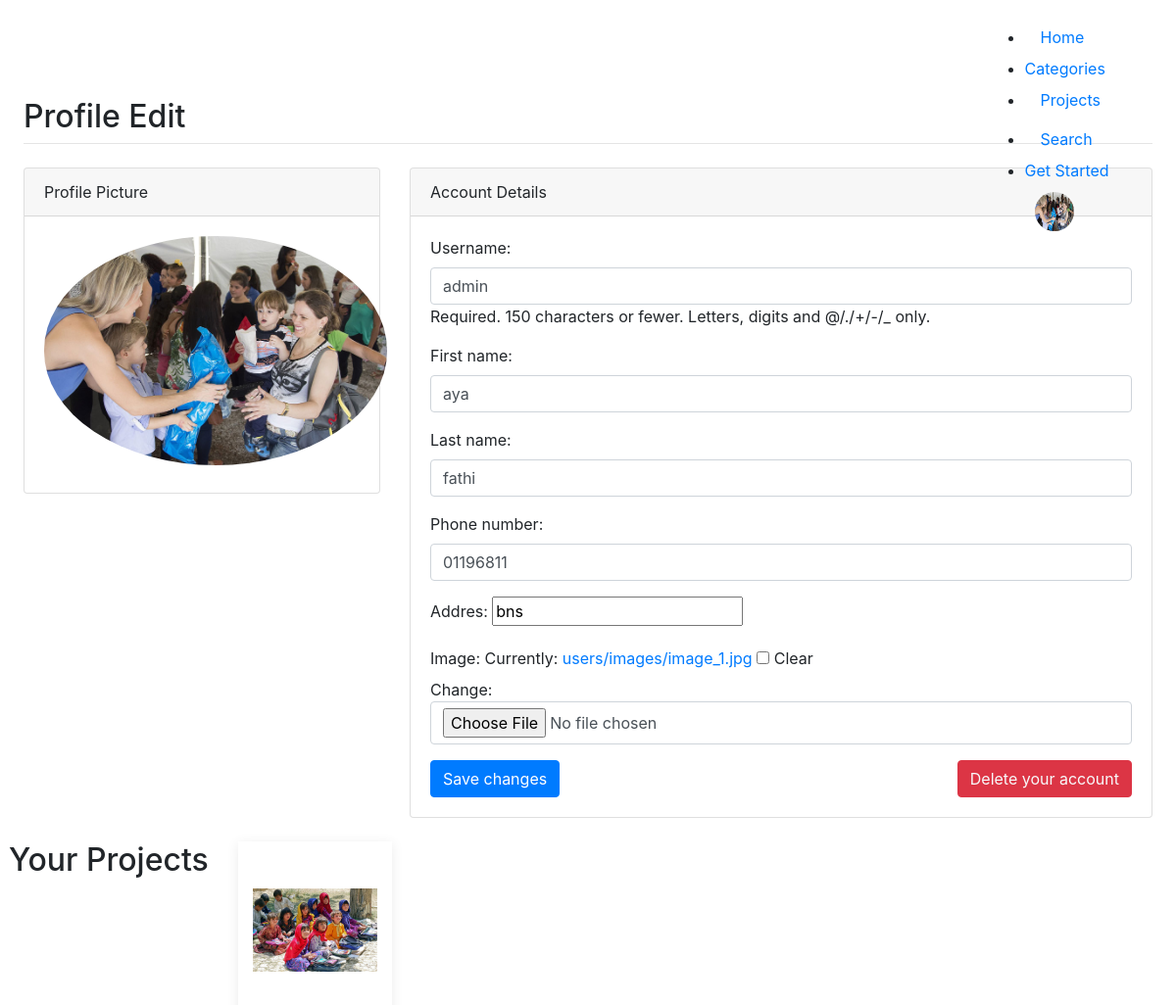
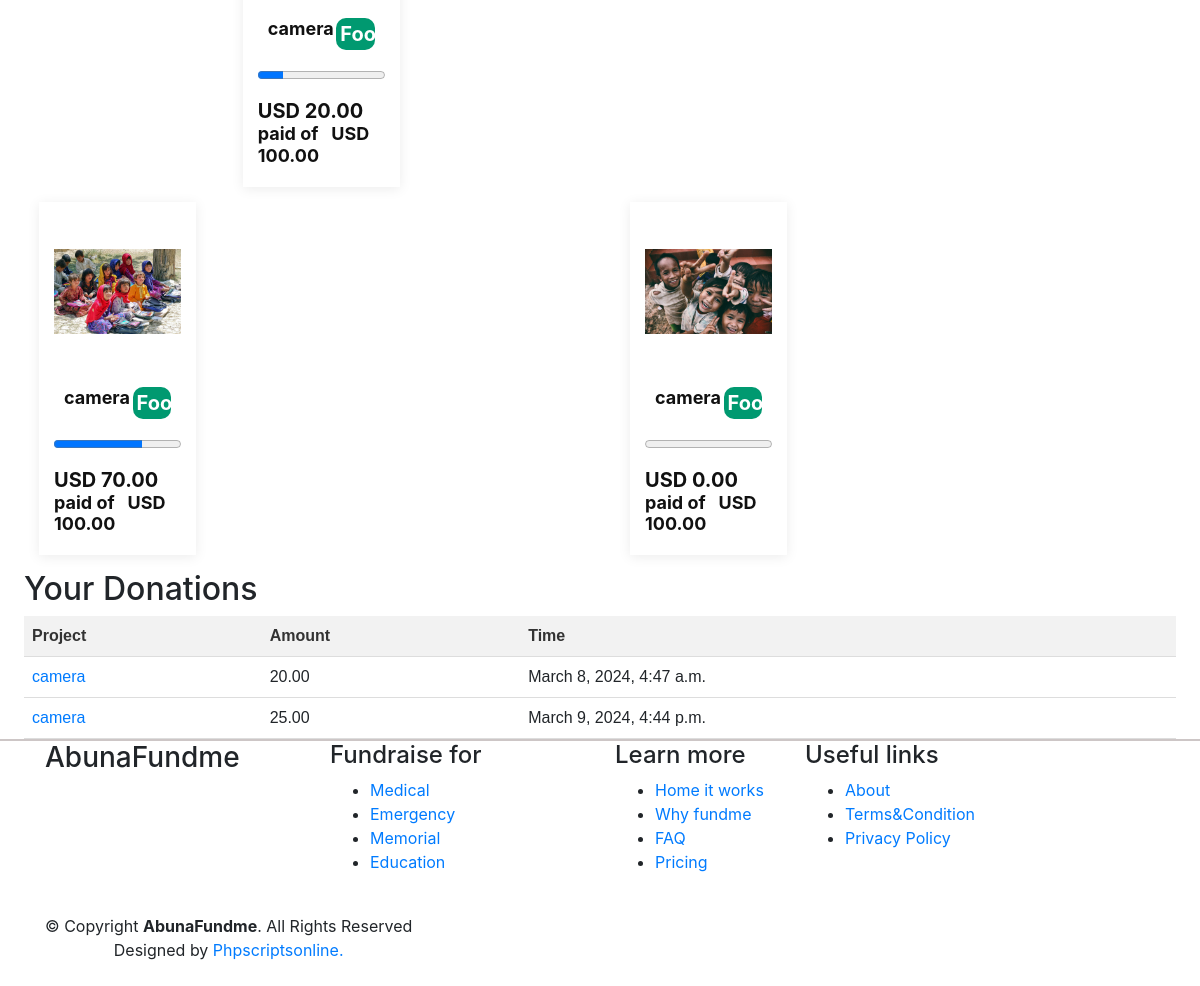
/accounts/profile/edit (signed in), run on the app's committed database (2 pictures, top to bottom).
### account/models.py (models this page shows, shortened)
class Profile(models.Model):
    user = models.OneToOneField(User , on_delete=models.CASCADE)
    phone_number = models.CharField(max_length=11,null=True , blank=True,
                                    validators=[
                                    RegexValidator(
                                    regex=r'^01\d{9}$',
                                    message='Phone number must start with 01 and be 9 digits long.',
                                    code='invalid_phone_number',
            ),
        ],)
    addres = models.CharField(max_length=50 , blank=True, null=True)
    image= models.ImageField(upload_to='users/images',blank=True,null=True)

### D_project/models.py (models this page shows, shortened)
class Project(models.Model):
    user = models.ForeignKey(get_user_model(), on_delete=models.CASCADE, default=1)
    name = models.CharField(max_length=50)
    category = models.ForeignKey(Category, on_delete=models.CASCADE, null=True)
    target = models.DecimalField(max_digits=10, decimal_places=2, default=100)
    current_amount = models.DecimalField(max_digits=10, decimal_places=2, default=0)
    tags = models.ManyToManyField(Tag, related_name="projects")
    description = models.TextField(default="lorem ipsum", max_length=800, null=True)
    start = models.DateTimeField(auto_now_add=True)
    end = models.DateTimeField()
    is_featured = models.BooleanField(default=False)
    average_rating = models.DecimalField(max_digits=3, decimal_places=2, default=0)
    def __str__(self):
        return self.name

class Image(models.Model):
    project=models.ForeignKey(Project,on_delete=models.CASCADE)
    image = models.FileField(upload_to='projects/images',blank=True,null=True)

class Category(models.Model):
    name = models.CharField(max_length = 50)
    image = models.ImageField(upload_to='categories/images',blank=True,null=True)
    def __str__(self):
        return self.name

class Donation(models.Model):
    donation = models.DecimalField(max_digits=10, decimal_places=2, default=0)
    project = models.ForeignKey(Project, on_delete=models.CASCADE)
    created_at = models.DateTimeField(auto_now_add=True)
    user = models.ForeignKey(User, on_delete=models.CASCADE,default=1)

### account/views.py (the view)
# urls.py: path('profile/edit',views.profile_edit , name='profile_edit'),
@login_required
def profile_edit(request):
    profile = Profile.objects.get(user=request.user)
    projects = Project.objects.filter(user=request.user)
    donations = Donation.objects.filter(user=request.user)
    if request.method == 'POST':
        userform = UserForm(request.POST , instance=request.user)
        profile_form = ProfileForm(request.POST ,request.FILES, instance=profile)
        if userform.is_valid() and profile_form.is_valid():
            userform.save()
            profile_form.save()
            return redirect('/')
    else:
        userform = UserForm(instance=request.user)
        profile_form = ProfileForm(instance=profile)
    return render(request,'profile/profile_edit.html',{
        'userform' : userform ,
        'profileform' : profile_form ,
        'projects':projects,
        'donations': donations
        })

### account/forms.py
class UserForm(forms.ModelForm):
    class Meta:
        model = User
        fields = ['username' ,'first_name','last_name']
        widgets = {
            'username': forms.TextInput(attrs={'class': 'form-control'}),
            'first_name': forms.TextInput(attrs={'class': 'form-control'}),
            'last_name': forms.TextInput(attrs={'class': 'form-control'}),
        }

class ProfileForm(forms.ModelForm):
    class Meta:
        model = Profile
        fields = ['phone_number' , 'addres','image']
        widgets = {
            'phone_number': forms.TextInput(attrs={'class': 'form-control'}),
            'address': forms.TextInput(attrs={'class': 'form-control'}),
            'image': forms.ClearableFileInput(attrs={'class': 'form-control'}),
        }

### account/templates/profile/profile_edit.html (shortened to what this page needs)
{% extends "base.html" %}
{% block content %}
<div class="container-xl px-4 mt-4">
    <h2>Profile Edit</h2>
    <hr class="mt-0 mb-4">
    <div class="row">
    <div class="col-xl-4">
    <div class="card mb-4 mb-xl-0">
    <div class="card-header">Profile Picture</div>
    <div class="card-body text-center">
        {% if user.profile.image %}
        <img src="{{user.profile.image.url}}" class="img-account-profile rounded-circle mb-2" width="350px" alt="{{project.user.username}}">
         {% else %}
         <img class="img-account-profile rounded-circle mb-2" src="http://bootdey.com/img/Content/avatar/avatar1.png" alt>
        {% endif %}
    </div>
    </div>
    </div>
    <div class="col-xl-8">
    <div class="card mb-4">
    <div class="card-header">Account Details</div>
    <div class="card-body">
    <form method="POST" enctype="multipart/form-data">
    {{userform.as_p}}
    {{profileform.as_p}}
    <button class="btn btn-primary" type="submit">Save changes</button>
    <button class="btn btn-danger " style="float: right;" > <a href="{% url 'delete_account' %}" class="text-light">Delete your account</a></button>
    </form>
    </div>
    </div>
</div>
    </div>
    <div class="row">
        {%if projects%}
        <h2>Your Projects</h2>
        {%for project in projects%}
        <div class="col-6 ">
            <div class="col-md-4">
                <a href="{%url 'project_details' project.id%}">
                  <div class="singlesection">
                    {% with first_image=project.image_set.first %}
                    <img src="{{ first_image.image.url }}" class="singlesection-img img-fluid" alt="{{first_image.id}}">
                    {% endwith %}
                 <div class="row" style="padding:10px">
                    <div class="col-md-6">
                        <h3>{{project.name}}</h3>
                    </div>
                    <div class="col-md-6">
                        <h3 style="text-align: center;background: #009970;padding: 4px;color: #fff;border-radius: 10px;"> <span style="font-weight: bold;font-size:20px">{{project.category}} </span></h3>
                    </div>
                </div>
                      <progress id="file" value="{{project.current_amount}}" max="{{project.target}}" style="width: 100%;"> </progress>
                     <h3> <span style="font-weight: bold;font-size:20px">USD {{project.current_amount}} </span> paid of &nbsp; USD {{project.target}}</h3>
                  </div>
              </a>
                   </div>
        </div>
        {% endfor %}
            {%else%}
            <p>No projects found</p>
            {%endif%}
    </div>
    <h2>Your Donations</h2>
    <table>
        <thead>
            <tr>
                <th>Project</th>
                <th>Amount</th>
                <th>Time</th>
            </tr>
        </thead>
        <tbody>
            {% for donation in donations %}
                <tr>
                    <td > <a href="{%url 'project_details' donation.project.id%}">{{ donation.project }}</a></td>
                    <td>{{ donation.donation }}</td>
                    <td>{{ donation.created_at }}</td>
                </tr>
            {% empty %}
                <tr>
                    <td>No donations found.</td>
                </tr>
            {% endfor %}
        </tbody>
    </table>
</div>
{%endblock%}

### templates/base.html (shortened to what this page needs)
{% load static %}
<!DOCTYPE html>
<html lang="en">
<head>
  <link href="https://gofundmeclone.phpliveprojects.com/public/frontend/assets/vendor/aos/aos.css" rel="stylesheet">
  <link href="https://gofundmeclone.phpliveprojects.com/public/frontend/assets/vendor/bootstrap/css/bootstrap.min.css" rel="stylesheet">
  <link href="https://gofundmeclone.phpliveprojects.com/public/frontend/assets/vendor/bootstrap-icons/bootstrap-icons.css" rel="stylesheet">
  <link href="https://gofundmeclone.phpliveprojects.com/public/frontend/assets/vendor/boxicons/css/boxicons.min.css" rel="stylesheet">
  <link href="https://gofundmeclone.phpliveprojects.com/public/frontend/assets/vendor/glightbox/css/glightbox.min.css" rel="stylesheet">
  <link href="https://gofundmeclone.phpliveprojects.com/public/frontend/assets/vendor/remixicon/remixicon.css" rel="stylesheet">
  <link href="https://gofundmeclone.phpliveprojects.com/public/frontend/assets/vendor/swiper/swiper-bundle.min.css" rel="stylesheet">
  <link href="https://gofundmeclone.phpliveprojects.com/public/frontend/assets/css/style.css" rel="stylesheet">
</head>
<body>
  <header id="innerheader" class="fixed-top align-items-center" >
    <div class="container">
      <div class="header-container d-flex align-items-center justify-content-between">
        <nav id="navbar" class="navbar">
          <ul>
            <li><a class="nav-link scrollto active" href="{%url 'home'%}">Home</a></li>
           <li class="dropdown"><a href="{%url 'categories' %}"><span>Categories</span> </a>
            </li>
            <li><a class="nav-link scrollto" href="{%url 'projects'%}">Projects</a></li>
              <li><a class="nav-link scrollto" href={%url 'search'%}> Search</a></li>
            <li><a class="getstarted scrollto" href="{%url 'createProject'%}">Get Started</a></li>
            {% if user.profile %}
			<div class="dropdown-container">
				<details class="dropdown right">
					<summary class="avatar">
            {% if user.profile.image %}
            <img src="{{user.profile.image.url}}" class="beneficiary_img" alt="{{project.user.username}}">
             {% else %}
            <img src="https://maventricksdemo.co.in/bidonn/public/css/images/noImage.jpg" class="beneficiary_img">
            {% endif %}
          </summary>
				</details>
			</div>
            {% else %}
            <li><a class="nav-link scrollto" href="/accounts/login/">Login {{ user.username }}</a></li>
            <li><a class="nav-link scrollto" href="/accounts/signup">Register</a></li>
            {% endif %}
          </ul>
        </nav>
      </div>
    </div>
  </header>
{% block content %}
 {% endblock %}
  <footer id="footer">
    <div class="footer-top">
      <div class="container">
        <div class="row">
          <div class="col-lg-3 col-md-6 footer-contact">
            <h3>AbunaFundme</h3>
          </div>
		  <div class="col-lg-3 col-md-6 footer-links">
            <h4>Fundraise for</h4>
            <ul>
             <li><a href="https://gofundmeclone.phpliveprojects.com/category/viewcategory/2">Medical</a></li>
                <li><a href="https://gofundmeclone.phpliveprojects.com/category/viewcategory/4">Emergency</a></li>
                 <li><a href="https://gofundmeclone.phpliveprojects.com/category/viewcategory/7">Memorial</a></li>
                <li><a href="https://gofundmeclone.phpliveprojects.com/category/viewcategory/8">Education</a></li>
            </ul>
          </div>
          <div class="col-lg-2 col-md-6 footer-links">
            <h4>Learn more</h4>
            <ul>
              <li> <a href="https://gofundmeclone.phpliveprojects.com/home/page/7">Home it works</a></li>
              <li> <a href="https://gofundmeclone.phpliveprojects.com/home/page/8">Why fundme</a></li>
              <li> <a href="https://gofundmeclone.phpliveprojects.com/category/faq">FAQ</a></li>
              <li> <a href="https://gofundmeclone.phpliveprojects.com/home/page/9">Pricing</a></li>
            </ul>
          </div>
		  <div class="col-lg-2 col-md-6 footer-links">
            <h4>Useful links</h4>
            <ul>
              <li> <a href="https://gofundmeclone.phpliveprojects.com/home/page/6">About</a></li>
              <li> <a href="https://gofundmeclone.phpliveprojects.com/home/page/2">Terms&Condition</a></li>
              <li> <a href="https://gofundmeclone.phpliveprojects.com/home/page/1">Privacy Policy</a></li>
            </ul>
          </div>
        </div>
      </div>
    </div>
    <div class="container d-md-flex py-4">
      <div class="me-md-auto text-center text-md-start">
        <div class="copyright">
          &copy; Copyright <strong><span>AbunaFundme</span></strong>. All Rights Reserved
        </div>
        <div class="credits">
          Designed by <a href="https://www.phpscriptsonline.com/" target="_blank">Phpscriptsonline.</a>
        </div>
      </div>
    </div>
  </footer>
</body>
</html>

### templates/base.html (style rules this page uses)
#innerheader { padding: 10px 0px; }
#footer { border-top: 2px solid #cdc6c6; }
.singlesection { box-sizing: content-box; padding: 15px 15px; box-shadow: 0px 2px 12px rgba(0, 0, 0, 0.08); background: #fff; margin-bottom: 15px; }
.singlesection h3 { font-size: 18px; font-weight: bold; margin: 10px 0 5px 0; color: #111; }
.singlesection img { width: 100%; height: 150px; object-fit: contain; }
.beneficiary_img { width: 60px; height: 60px; border-radius: 50%; }
#footer { position: relative; z-index: 2; }

### account/templates/profile/profile_edit.html (style rules this page uses)
table { width: 100%; border-collapse: collapse; font-family: Arial, sans-serif; }
th, td { padding: 8px; text-align: left; border-bottom: 1px solid #ddd; }
th { background-color: #f2f2f2; color: #333; }

### data on the page
Profile: phone_number "01196811", addres "bns"
Project: image_set.first.image (picture), name "camera", category "Food", current_amount "20.00", target "100.00"
Project: image_set.first.image (picture), name "camera", category "Food", current_amount "70.00", target "100.00"
Project: image_set.first.image (picture), name "camera", category "Food", current_amount "0.00", target "100.00"
Donation: project "camera", donation "20.00", created_at "March 8, 2024, 4:47 a.m."
Donation: project "camera", donation "25.00", created_at "March 9, 2024, 4:44 p.m."
